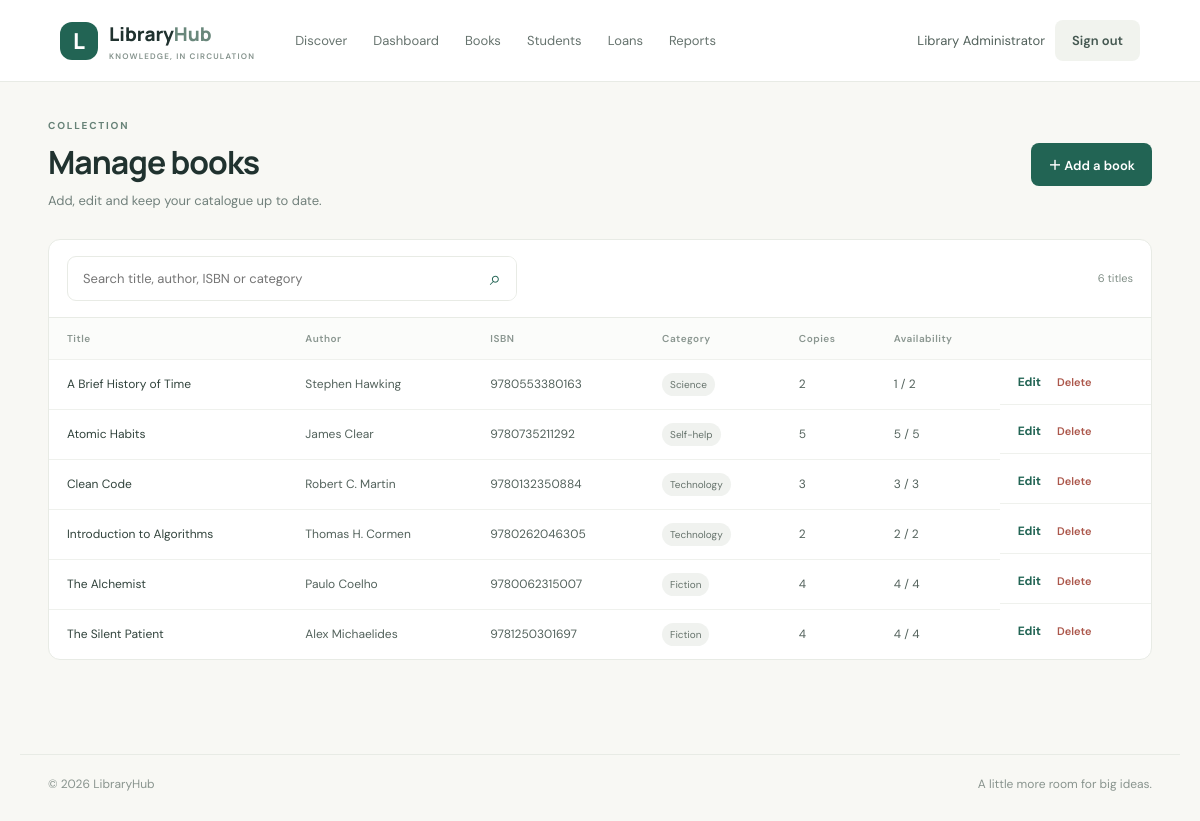
/books (signed in), run on the app's committed database.
### tables this page shows
CREATE TABLE users(id INTEGER PRIMARY KEY,name TEXT NOT NULL,email TEXT NOT NULL UNIQUE COLLATE NOCASE,password_hash TEXT NOT NULL,role TEXT NOT NULL CHECK(role IN ('admin','student')),created_at TEXT NOT NULL DEFAULT CURRENT_TIMESTAMP);

CREATE TABLE books(id INTEGER PRIMARY KEY,title TEXT NOT NULL,author TEXT NOT NULL,isbn TEXT NOT NULL UNIQUE,category TEXT NOT NULL,total_copies INTEGER NOT NULL CHECK(total_copies>=0),available_copies INTEGER NOT NULL CHECK(available_copies>=0 AND available_copies<=total_copies));

### app.py (the view)
@app.route('/books')
@admin_required
def manage_books():
    q=request.args.get('q','').strip()
    with db() as con: books=con.execute("SELECT * FROM books WHERE (?='' OR title LIKE ? OR author LIKE ? OR isbn LIKE ? OR category LIKE ?) ORDER BY title",(q,*([f'%{q}%']*4))).fetchall()
    return render_template('manage_books.html',books=books,q=q)

### app.py (called while the page is built)
def db():
    con=sqlite3.connect(DB_PATH, timeout=10); con.row_factory=sqlite3.Row; con.execute('PRAGMA foreign_keys=ON'); return con

def login_required(fn):
    @wraps(fn)
    def wrapped(*a,**kw):
        if not session.get('user_id'): flash('Please sign in to continue.','error'); return redirect(url_for('login',next=request.path))
        return fn(*a,**kw)
    return wrapped

def admin_required(fn):
    @wraps(fn)
    @login_required
    def wrapped(*a,**kw):
        if session.get('role')!='admin': abort(403)
        return fn(*a,**kw)
    return wrapped

def current_user():
    if not session.get('user_id'): return None
    with db() as con: return con.execute('SELECT id,name,email,role FROM users WHERE id=?',(session['user_id'],)).fetchone()

@app.context_processor
def inject_globals(): return {'current_user':current_user(),'today':date.today().isoformat(),'loan_limit':MAX_ACTIVE_LOANS}

### templates/manage_books.html
{% extends 'base.html' %}{% block title %}Manage books{% endblock %}{% block content %}<section class="page-heading"><div><span class="eyebrow">COLLECTION</span><h1>Manage books</h1><p>Add, edit and keep your catalogue up to date.</p></div><a class="btn btn-primary" href="{{ url_for('book_form') }}">＋ Add a book</a></section><section class="panel"><form class="toolbar" method="get"><div class="search"><input name="q" value="{{ q }}" placeholder="Search title, author, ISBN or category"><button aria-label="Search">⌕</button></div><span class="muted">{{ books|length }} titles</span></form><div class="table-wrap"><table><thead><tr><th>Title</th><th>Author</th><th>ISBN</th><th>Category</th><th>Copies</th><th>Availability</th><th></th></tr></thead><tbody>{% for b in books %}<tr><td class="strong">{{ b.title }}</td><td>{{ b.author }}</td><td>{{ b.isbn }}</td><td><span class="pill">{{ b.category }}</span></td><td>{{ b.total_copies }}</td><td>{{ b.available_copies }} / {{ b.total_copies }}</td><td class="actions"><a class="text-link" href="{{ url_for('book_form',book_id=b.id) }}">Edit</a><form method="post" action="{{ url_for('delete_book',book_id=b.id) }}" data-confirm="Delete '{{ b.title }}'? This cannot be undone."><button class="link-danger">Delete</button></form></td></tr>{% else %}<tr><td colspan="7" class="empty-cell">No books match your search.</td></tr>{% endfor %}</tbody></table></div></section>{% endblock %}

### templates/base.html (shortened to what this page needs)
<!doctype html><html lang="en"><head><link rel="stylesheet" href="{{ url_for('static',filename='style.css') }}"></head><body><header class="topbar"><a class="brand" href="{{ url_for('index') }}"><span class="brand-mark">L</span><span>Library<span class="brand-light">Hub</span><small>KNOWLEDGE, IN CIRCULATION</small></span></a><nav class="nav"><a href="{{ url_for('index') }}">Discover</a>{% if current_user and current_user.role=='admin' %}<a href="{{ url_for('admin_dashboard') }}">Dashboard</a><a href="{{ url_for('manage_books') }}">Books</a><a href="{{ url_for('students') }}">Students</a><a href="{{ url_for('loans') }}">Loans</a><a href="{{ url_for('reports') }}">Reports</a>{% elif current_user %}<a href="{{ url_for('student_dashboard') }}">My account</a>{% endif %}</nav><div class="nav-user">{% if current_user %}<span class="user-name">{{ current_user.name }}</span><form action="{{ url_for('logout') }}" method="post"><button class="btn btn-quiet" type="submit">Sign out</button></form>{% else %}<a class="btn btn-quiet" href="{{ url_for('login') }}">Sign in</a><a class="btn btn-primary btn-small" href="{{ url_for('register') }}">Join library</a>{% endif %}</div></header><main class="shell">{% block content %}{% endblock %}</main><footer><span>© {{ today[:4] }} LibraryHub</span><span>A little more room for big ideas.</span></footer></body></html>

### static/style.css (style rules this page uses)
:root { --ink:#20322f;--muted:#72817c;--green:#226454;--green-dark:#194b40;--mint:#eaf3ed;--paper:#f8f8f4;--line:#e8ebe5;--orange:#d98251;--red:#a9463a;--shadow:0 14px 44px rgba(30,53,45,.08) }
* { box-sizing:border-box }
body { margin:0;background:var(--paper);color:var(--ink);font-family:'DM Sans',sans-serif;font-size:15px;line-height:1.5 }
h1,h2,h3,strong { font-family:Manrope,'DM Sans',sans-serif }
h1,h2,h3,p { margin-top:0 }
a { color:inherit;text-decoration:none }
.topbar { height:82px;padding:0 max(calc((100vw - 1160px)/2),5vw);display:flex;align-items:center;gap:40px;background:#fff;border-bottom:1px solid var(--line);position:sticky;top:0;z-index:5 }
.brand { display:flex;align-items:center;gap:11px;line-height:1.05;font:800 19px Manrope;white-space:nowrap }
.brand-mark { display:grid;place-items:center;background:var(--green);color:#fff;width:38px;height:38px;border-radius:12px;font-size:22px }
.brand-light { color:#69877b }
.brand small { display:block;font:600 8px 'DM Sans';letter-spacing:1.2px;color:#84928c;margin-top:4px }
.nav { display:flex;align-items:center;gap:26px;flex:1 }
.nav a { font-size:13px;color:#66736e }
.nav-user { display:flex;align-items:center;gap:10px }
.nav-user form { margin:0 }
.user-name { font-size:13px;color:#52615b }
.shell { max-width:1160px;margin:auto;padding:36px 28px 70px;min-height:calc(100vh - 150px) }
footer { max-width:1160px;margin:auto;padding:20px 28px 28px;border-top:1px solid var(--line);display:flex;justify-content:space-between;color:#89948e;font-size:12px }
.btn { display:inline-flex;justify-content:center;align-items:center;gap:16px;border:0;border-radius:8px;padding:12px 17px;font:600 13px 'DM Sans';cursor:pointer;transition:.2s }
.btn-primary { background:var(--green);color:#fff }
.btn-quiet { background:#f1f3ee;color:#445750 }
.eyebrow { display:block;font-size:10px;letter-spacing:1.8px;font-weight:700;color:#678277 }
.search { display:flex;border:1px solid var(--line);border-radius:9px;background:#fff;overflow:hidden }
.search input { border:0;outline:0;min-width:0;padding:13px 15px;flex:1;font:13px 'DM Sans';background:transparent }
.section-head,.page-heading { display:flex;align-items:flex-end;justify-content:space-between;gap:20px;margin:0 0 24px }
.section-head p,.page-heading p { color:var(--muted);margin:0;font-size:13px }
.text-link { color:var(--green);font-size:12px;font-weight:700 }
.page-heading { align-items:center;margin-bottom:28px }
.page-heading h1 { font-size:32px;letter-spacing:-1px;margin:5px 0 }
.panel { background:#fff;border:1px solid var(--line);border-radius:12px;overflow:hidden;margin-bottom:24px }
.table-wrap { overflow:auto }
table { border-collapse:collapse;width:100%;font-size:12px;white-space:nowrap }
th { text-align:left;color:#8a9690;font-weight:600;font-size:10px;letter-spacing:.5px;background:#fbfcfa }
th,td { padding:13px 18px;border-bottom:1px solid #eff1ed }
tbody tr:last-child td { border-bottom:0 }
td { color:#53625c }
.strong,b { color:#31433c }
.pill { display:inline-block;background:#f0f2ef;color:#66736c;padding:4px 8px;border-radius:20px;font-size:10px }
.toolbar { display:flex;justify-content:space-between;align-items:center;padding:16px 18px;border-bottom:1px solid var(--line) }
.toolbar .search { width:min(450px,75%) }
.toolbar .search button { border:0;background:white;padding:0 15px;color:var(--green);font-size:20px }
.muted { font-size:11px;color:#829088 }
.actions { display:flex;align-items:center;gap:10px }
.actions form { margin:0 }
.link-danger { border:0;background:none;color:#ac574b;font:600 11px 'DM Sans';cursor:pointer }

### data on the page
users: name "Library Administrator"
books: title "A Brief History of Time", author "Stephen Hawking", isbn "9780553380163", category "Science", total_copies "2", available_copies "1"
books: title "Atomic Habits", author "James Clear", isbn "9780735211292", category "Self-help", total_copies "5", available_copies "5"
books: title "Clean Code", author "Robert C. Martin", isbn "9780132350884", category "Technology", total_copies "3", available_copies "3"
books: title "Introduction to Algorithms", author "Thomas H. Cormen", isbn "9780262046305", category "Technology", total_copies "2", available_copies "2"
books: title "The Alchemist", author "Paulo Coelho", isbn "9780062315007", category "Fiction", total_copies "4", available_copies "4"
books: title "The Silent Patient", author "Alex Michaelides", isbn "9781250301697", category "Fiction", total_copies "4", available_copies "4"

### other printed values
{{ books|length }} "6"
